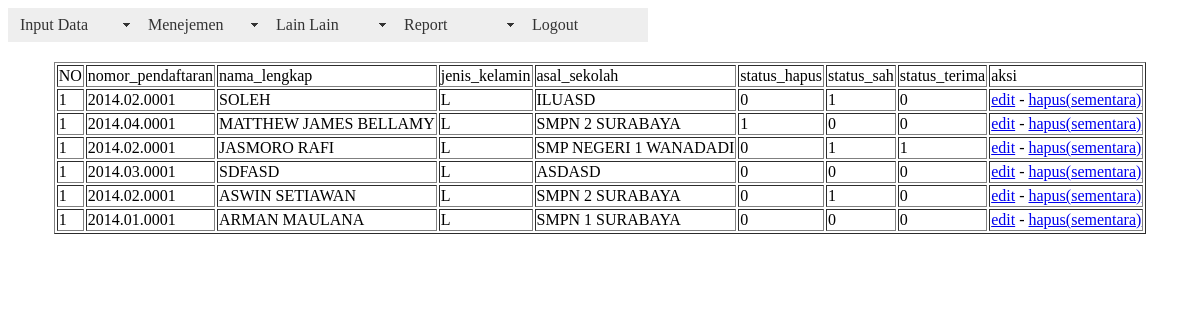
The app's page /panel/tampil_biodata.php (signed in) with its own data.
### tables this page shows
CREATE TABLE IF NOT EXISTS `ppdb_biodata` (
  `id_ppdb` bigint(20) NOT NULL AUTO_INCREMENT,
  `nomor_pendaftaran` varchar(100) NOT NULL,
  `nama_lengkap` varchar(255) NOT NULL,
  `jenis_kelamin` varchar(2) NOT NULL,
  `id_agama` int(2) NOT NULL,
  `tempat_lahir` varchar(255) NOT NULL,
  `tanggal_lahir` date NOT NULL,
  `umur` int(3) NOT NULL,
  `alamat_rumah` varchar(500) NOT NULL,
  `rt_rw` varchar(10) NOT NULL,
  `kecamatan` varchar(100) NOT NULL,
  `kabupaten` varchar(100) NOT NULL,
  `kode_pos` int(10) NOT NULL,
  `no_hp_calon_siswa` varchar(20) NOT NULL,
  `tinggi_badan` int(4) NOT NULL,
  `berat_badan` int(4) NOT NULL,
  `golongan_darah` varchar(3) NOT NULL,
  `nama_ayah_kandung` varchar(100) NOT NULL,
  `id_pekerjaan_ayah` int(10) NOT NULL,
  `nama_ibu_kandung` varchar(100) NOT NULL,
  `id_pekerjaan_ibu` int(10) NOT NULL,
  `no_hp_orang_tua` varchar(20) NOT NULL,
  `asal_sekolah` varchar(255) NOT NULL,
  `tahun_lulus` year(4) NOT NULL,
  `piagam_prestasi` tinyint(1) NOT NULL DEFAULT '0',
  `fc_raport` tinyint(1) NOT NULL DEFAULT '0',
  `ijasah` tinyint(1) NOT NULL DEFAULT '0',
  `skhun` tinyint(1) NOT NULL DEFAULT '0',
  `id_program_studi` int(10) NOT NULL,
  `tempat_daftar` varchar(100) NOT NULL,
  `tanggal_daftar` date NOT NULL,
  `mengetahui` varchar(255) NOT NULL,
  `jalur` varchar(25) NOT NULL,
  `status_hapus` int(2) NOT NULL DEFAULT '0',
  `status_sah` int(2) NOT NULL DEFAULT '0',
  `status_terima` int(2) NOT NULL DEFAULT '0',
  `foto` varchar(200) NOT NULL DEFAULT 'default.jpg',
  `id_petugas` int(10) NOT NULL,
  PRIMARY KEY (`id_ppdb`)
);

### panel/tampil_biodata.php (the view, shortened to what this page needs)
<?php require_once('../Connections/connect.php'); ?>
<?php require_once('../inc/header.php'); ?>
<?php
$maxRows_ppdb_biodata = 10;
$pageNum_ppdb_biodata = 0;
$startRow_ppdb_biodata = $pageNum_ppdb_biodata * $maxRows_ppdb_biodata;
$query_ppdb_biodata = "SELECT id_ppdb, nomor_pendaftaran, nama_lengkap, jenis_kelamin, asal_sekolah, status_hapus, status_sah, status_terima FROM ppdb_biodata ORDER BY id_ppdb DESC ";
$query_limit_ppdb_biodata = sprintf("%s LIMIT %d, %d", $query_ppdb_biodata, $startRow_ppdb_biodata, $maxRows_ppdb_biodata);
$ppdb_biodata = mysql_query($query_limit_ppdb_biodata, $connect) or die(mysql_error());
$row_ppdb_biodata = mysql_fetch_assoc($ppdb_biodata);
?>
<!DOCTYPE html PUBLIC "-//W3C//DTD XHTML 1.0 Transitional//EN" "http://www.w3.org/TR/xhtml1/DTD/xhtml1-transitional.dtd">
<html xmlns="http://www.w3.org/1999/xhtml">
<head>
</head>
<body>
<table border="1" align="center">
  <tr>
    <td>NO</td>
    <td>nomor_pendaftaran</td>
    <td>nama_lengkap</td>
    <td>jenis_kelamin</td>
    <td>asal_sekolah</td>
    <td>status_hapus</td>
    <td>status_sah</td>
    <td>status_terima</td>
    <td>aksi</td>
  </tr>
  <?php do { ?>
    <tr>
      <td>1</td>
      <td><?php echo $row_ppdb_biodata['nomor_pendaftaran']; ?></td>
      <td><?php echo $row_ppdb_biodata['nama_lengkap']; ?></td>
      <td><?php echo $row_ppdb_biodata['jenis_kelamin']; ?></td>
      <td><?php echo $row_ppdb_biodata['asal_sekolah']; ?></td>
      <td><?php echo $row_ppdb_biodata['status_hapus']; ?></td>
      <td><?php echo $row_ppdb_biodata['status_sah']; ?></td>
      <td><?php echo $row_ppdb_biodata['status_terima']; ?></td>
      <td><a href="edit_biodata.php?id_ppdb=<?php echo $row_ppdb_biodata['id_ppdb']; ?>">edit</a> - <a href="hapus_biodata.php?id_ppdb=<?php echo $row_ppdb_biodata['id_ppdb']; ?>">hapus(sementara)</a></td>
    </tr>
    <?php } while ($row_ppdb_biodata = mysql_fetch_assoc($ppdb_biodata)); ?>
</table>
</body>
</html>

### records on screen
ppdb_biodata: nomor_pendaftaran "2014.02.0001", nama_lengkap "SOLEH", jenis_kelamin "L", asal_sekolah "ILUASD", status_hapus "0", status_sah "1", status_terima "0"
ppdb_biodata: nomor_pendaftaran "2014.04.0001", nama_lengkap "MATTHEW JAMES BELLAMY", jenis_kelamin "L", asal_sekolah "SMPN 2 SURABAYA", status_hapus "1", status_sah "0", status_terima "0"
ppdb_biodata: nomor_pendaftaran "2014.02.0001", nama_lengkap "JASMORO RAFI", jenis_kelamin "L", asal_sekolah "SMP NEGERI 1 WANADADI", status_hapus "0", status_sah "1", status_terima "1"
ppdb_biodata: nomor_pendaftaran "2014.03.0001", nama_lengkap "SDFASD", jenis_kelamin "L", asal_sekolah "ASDASD", status_hapus "0", status_sah "0", status_terima "0"
ppdb_biodata: nomor_pendaftaran "2014.02.0001", nama_lengkap "ASWIN SETIAWAN", jenis_kelamin "L", asal_sekolah "SMPN 2 SURABAYA", status_hapus "0", status_sah "1", status_terima "0"
ppdb_biodata: nomor_pendaftaran "2014.01.0001", nama_lengkap "ARMAN MAULANA", jenis_kelamin "L", asal_sekolah "SMPN 1 SURABAYA", status_hapus "0", status_sah "0", status_terima "0"
